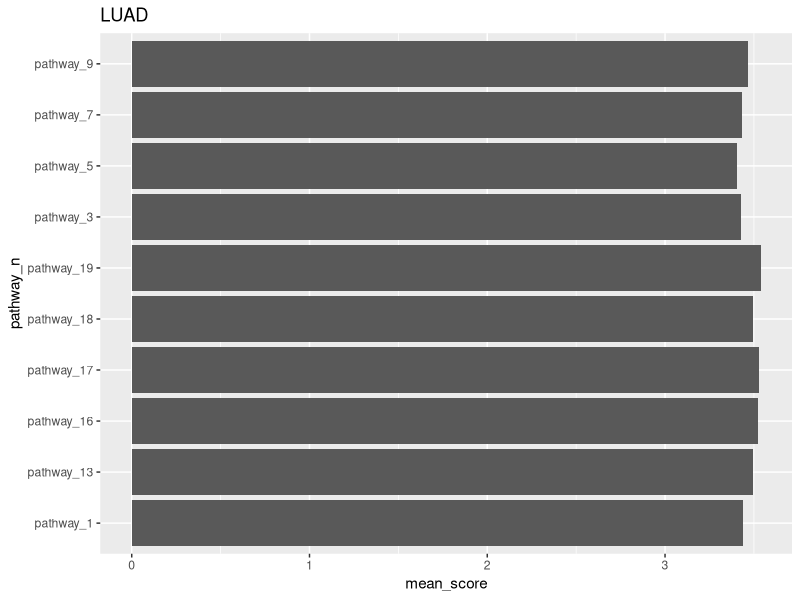
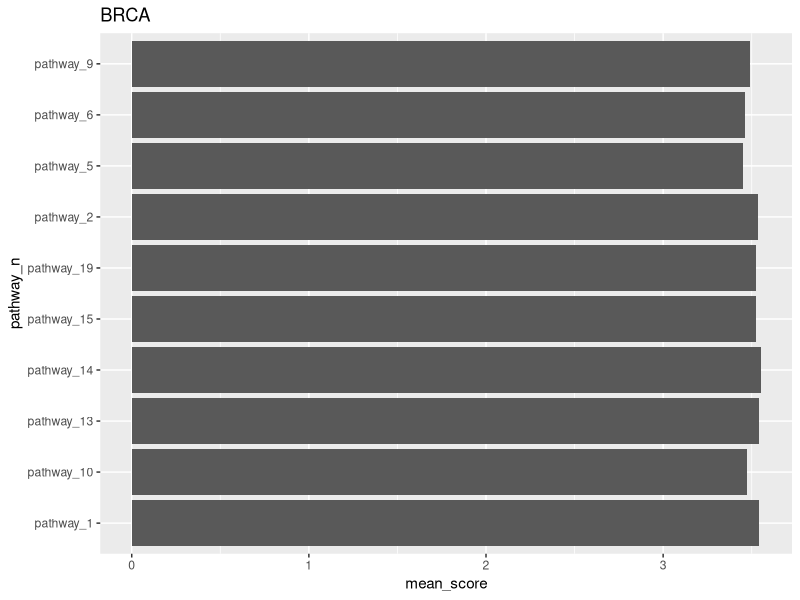
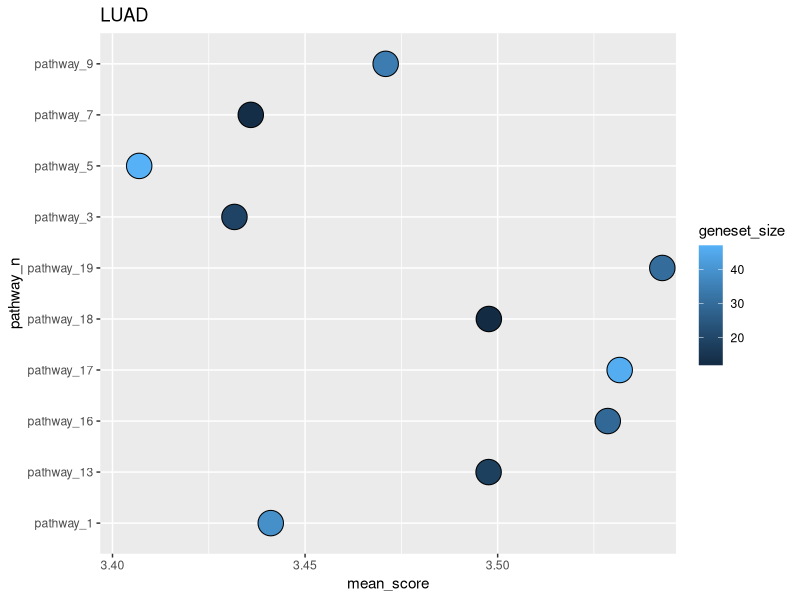
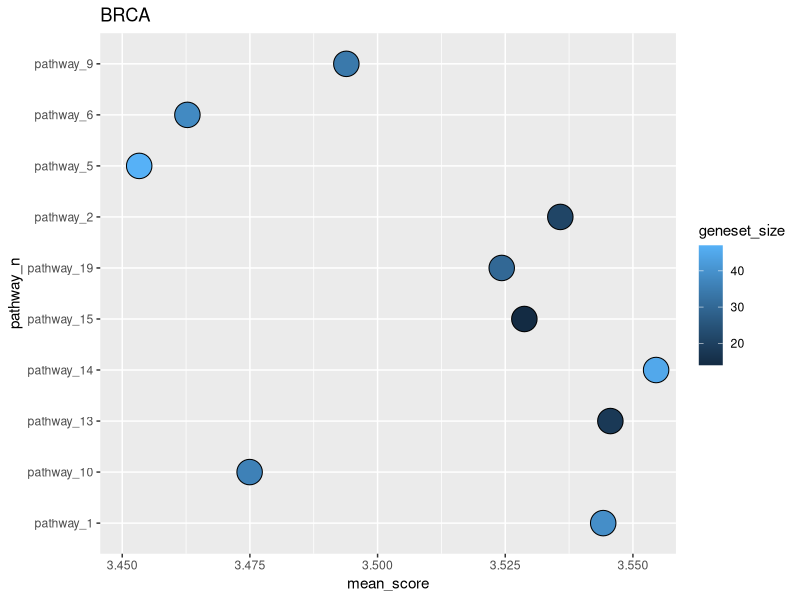

Generate these figures, in order, with R:
## ---- chunk 1
knitr::opts_chunk$set(echo = TRUE)
## ---- chunk 2
library(ggplot2)
## ---- chunk 3
# p-value matrix (for pathways)

# for reproducible results set seed (runif )
set.seed(100)
df1 <- data.frame(matrix(runif(20*50, 1e-20, 1e-3), 20, 50),
                  row.names = paste("pathway", 1:20, sep = "_"))

set.seed(95)
df2 <- data.frame(matrix(runif(20*50, 1e-20, 1e-3), 20, 50),
                  row.names = paste("pathway", 1:20, sep = "_"))

df.p.value.list = list("LUAD" = df1, "BRCA" = df2)

# genset size information 

len.genesets <- sample(10:50, 20)
names(len.genesets) <- paste("pathway", 1:20, sep = "_")

head(len.genesets)
## ---- chunk 4
# automatic for all data frames 

log10.p.value <- list()

for(index in 1:length(df.p.value.list)) {
  log10.p <- (-log10(df.p.value.list[[index]]))
  log10.p.value[[index]] <- log10.p
}

head(log10.p.value[[1]])

# non automatic 
#LUAD_log10 <- -log10(df.p.value.list[[1]])
#BRCA_log10 <- -log10(df.p.value.list[[2]])
## ---- chunk 5
# automatic for all data frames 
mean.score <- data.frame(NA_col = rep(NA, nrow(log10.p.value[[1]])))

for(index in 1:length(log10.p.value)) {
  score.m <- as.vector(apply(log10.p.value[[index]], 1, mean))
  mean.score[ ,index] <- score.m
  colnames(mean.score)[index] <- names(df.p.value.list[index])
  rownames(mean.score) <- rownames(log10.p.value[[index]])
}

head(mean.score)

# non automatic 
#mean.LUAD <- apply(LUAD_log10, 1, mean)
#mean.BRCA <- apply(BRCA_log10, 1, mean)
## ---- chunk 6
# automatic for all data frames 
ordered.score <- data.frame(NA_col = rep(NA, 10))

for(index in 1:ncol(mean.score)) {
  score.o <- mean.score[order(-mean.score[ ,index]), index]
  top.10 <- score.o[1:10]
  ordered.score[ ,index] <- top.10
  colnames(ordered.score)[index] <- names(df.p.value.list[index])
}

ordered.names <- data.frame(NA_col = rep(NA, 10))

for(index in 1:ncol(mean.score)) {
  score.n <- order(-mean.score[ ,index])
  top.10.names <- score.n[1:10]
  score.names <- row.names(mean.score[top.10.names, ])
  ordered.names[ ,index] <- score.names
  colnames(ordered.names)[index] <- names(df.p.value.list[index])
}

# non automatic 
#dat <- mean.score[order(-mean.score[ ,1]), 1]
#dat[1:10]

#dat <- order(-mean.score[ ,1])
#row.names(mean.score[dat, ])
## ---- chunk 7
for(index in 1:ncol(mean.score)) {
  df <- data.frame(pathway_n = ordered.names[ ,index],
                   mean_score = ordered.score[ ,index])
  bar_plot <- ggplot(data = df, aes(x = mean_score, y = pathway_n))+
    geom_bar(stat = "identity")+
    labs(title = names(df.p.value.list[index]))
  print(bar_plot)
}
## ---- chunk 8
# size o pathways
ordered.size <- data.frame(NA_col = rep(NA, 10))

for(index in 1:ncol(mean.score)) {
  score.n <- order(-mean.score[ ,index])
  top.10.names <- score.n[1:10]
  score.size <- len.genesets[top.10.names]
  ordered.size[ ,index] <- score.size
  colnames(ordered.size)[index] <- names(df.p.value.list[index])
}


for(index in 1:ncol(mean.score)) {
  df_1 <- data.frame(pathway_n = ordered.names[ ,index], 
                     mean_score = ordered.score[ ,index],
                     geneset_size = ordered.size[ ,index])
  df_1$pathway_n <- as.factor(df_1$pathway_n)
  bar_plot <- ggplot(data = df_1, aes(x = mean_score, y = pathway_n,
                                      fill = geneset_size))+
    geom_dotplot(position = "identity", 
                 binwidth = 0.5,
                 binaxis = "y")+
    labs(title = names(df.p.value.list[index]))
  print(bar_plot)
}
